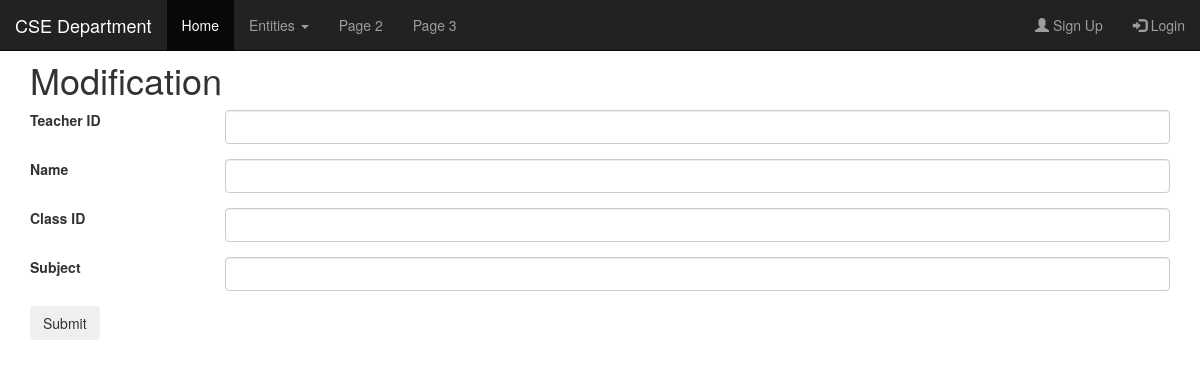
Before: /update_teacher/CS010 with the older database file.
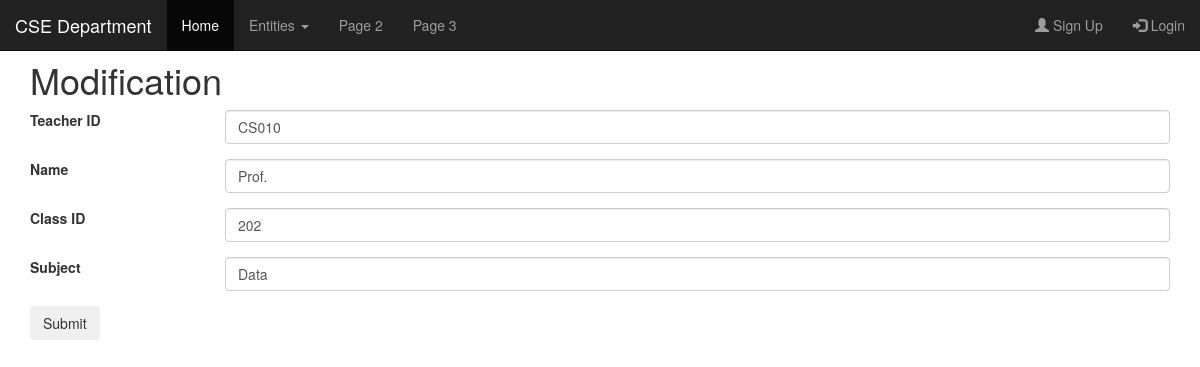
After: the same page with the newer database file.
### tables this page shows
CREATE TABLE Teacher (
Teacher_Id CHAR(10) NOT NULL PRIMARY KEY,
Name VARCHAR(20) NOT NULL,
Class_ID INTEGER,
Sub VARCHAR(25),
FOREIGN KEY(Class_ID) REFERENCES CLASS(Class_ID) ON DELETE CASCADE,
FOREIGN KEY(Sub) REFERENCES SUBJECT(Sub_Name) ON DELETE CASCADE,
FOREIGN KEY(Sub) REFERENCES SUBJECT(Sub_Name) ON UPDATE CASCADE,
FOREIGN KEY(Class_ID) REFERENCES CLASS(Class_ID) ON DELETE CASCADE

);

### flaskapp.py (the view, shortened to what this page needs)
@app.route('/update_teacher/<string:Teacher_ID>', methods=['GET', 'POST'])
def update_teacher(Teacher_ID):
	if request.method == "GET":
		teacher = query_db("SELECT * FROM teacher WHERE Teacher_ID=?", [Teacher_ID], one=True)
		return render_template("update_teacher.html", teacher=teacher)

### flaskapp.py (called while the page is built)
def get_db():
	db = getattr(g, '_database', None)
	if db is None:
		db = g._database = sqlite3.connect(DATABASE)
		db.row_factory = sqlite3.Row
	return db

def query_db(query, args=(), one=False):
	cur = get_db().execute(query, args)
	rv = cur.fetchall()
	cur.close()
	return (rv[0] if rv else None) if one else rv

@app.teardown_appcontext
def close_connection(exception):
	db = getattr(g, '_database', None)
	if db is not None:
		db.close()

### templates/update_teacher.html
{% extends "form_teacher.html" %}
{% block title %}Modification{% endblock %}

### templates/form_teacher.html
{% extends "base.html" %}
{% block content %}
<form action = "#" method="post">
    <div class="form-group row">
        <label for="mail" class="col-sm-2 col-form-label">Teacher ID</label>
        <div class="col-sm-10">
            <input type="text" class="form-control" id="Teacher_ID" name="Teacher_ID" value={{teacher.Teacher_ID}}>
        </div>
    </div>
    <div class="form-group row">
        <label for="mail" class="col-sm-2 col-form-label">Name</label>
        <div class="col-sm-10">
            <input type="text" class="form-control" id="Name" name="Name" value={{teacher.Name}}>
        </div>
    </div>
    <div class="form-group row">
        <label for="mail" class="col-sm-2 col-form-label">Class ID</label>
        <div class="col-sm-10">
            <input type="number" class="form-control" id="Class_ID" name="Class_ID" value={{teacher.Class_ID}}>
        </div>
    </div>
    <div class="form-group row">
        <label for="mail" class="col-sm-2 col-form-label">Subject</label>
        <div class="col-sm-10">
            <input type="text" class="form-control" id="Subject" name="Subject" value={{teacher.Sub}}>
        </div>
    </div>
    <button type="submit" class="btn btn-secondary" value="Submit">Submit</button>
</form>
{% endblock %}

Changed rows visible on the page:
added Teacher: Teacher_ID "CS010", Class_ID "202"
Other visible differences:
form field Name: (not shown) → "Prof."
form field Subject: (not shown) → "Data"
